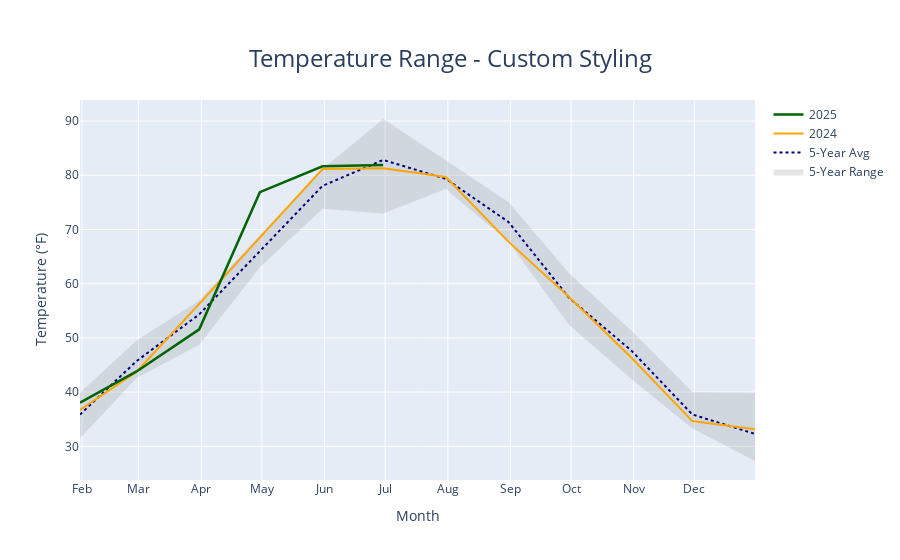

The cell this chart's notebook holds for it:
### Code cell
# Custom colors and styling
(
    ggplot(df_temp, aes(x='date', y='temperature')) +
    geom_range(
        freq='ME',
        current_color='darkgreen',
        prior_color='orange', 
        avg_color='navy',
        ribbon_alpha=0.2
    ) +
    labs(title='Temperature Range - Custom Styling',
         x='Month', y='Temperature (°F)')
)

### Figure 1 — Plotly figure (JSON) as saved in the notebook; plotly's stock layout.template omitted (floating-point values rounded to 4 significant figures)
{"data": [{"hoverinfo": "skip", "line": {"width": 0}, "mode": "lines", "showlegend": false, "type": "scatter", "x": ["2025-01-31T00:00:00.000000000", "2025-02-28T00:00:00.000000000", "2025-03-31T00:00:00.000000000", "2025-04-30T00:00:00.000000000", "2025-05-31T00:00:00.000000000", "2025-06-30T00:00:00.000000000", "2025-07-31T00:00:00.000000000", "2025-08-31T00:00:00.000000000", "2025-09-30T00:00:00.000000000", "2025-10-31T00:00:00.000000000", "2025-11-30T00:00:00.000000000", "2025-12-31T00:00:00.000000000"], "xaxis": "x", "y": [31.5, 42.6, 48.76, 63.05, 73.81, 72.92, 77.48, 67.75, 52.38, 42.39, 33.29, 27.3], "yaxis": "y"}, {"customdata": [[31.5], [42.6], [48.76], [63.05], [73.81], [72.92], [77.48], [67.75], [52.38], [42.39], [33.29], [27.3]], "fill": "tonexty", "fillcolor": "rgba(128, 128, 128, 0.2)", "hovertemplate": "%{x}<br>Min: %{customdata[0]:.2f}<br>Max: %{y:.2f}<extra></extra>", "line": {"width": 0}, "mode": "lines", "name": "5-Year Range", "showlegend": true, "type": "scatter", "x": ["2025-01-31T00:00:00.000000000", "2025-02-28T00:00:00.000000000", "2025-03-31T00:00:00.000000000", "2025-04-30T00:00:00.000000000", "2025-05-31T00:00:00.000000000", "2025-06-30T00:00:00.000000000", "2025-07-31T00:00:00.000000000", "2025-08-31T00:00:00.000000000", "2025-09-30T00:00:00.000000000", "2025-10-31T00:00:00.000000000", "2025-11-30T00:00:00.000000000", "2025-12-31T00:00:00.000000000"], "xaxis": "x", "y": [39.88, 49.51, 56.88, 68.97, 81.15, 90.37, 82.77, 75.05, 61.91, 51.28, 40.05, 39.91], "yaxis": "y"}, {"hovertemplate": "%{x}<br>Avg: %{y:.2f}<extra></extra>", "line": {"color": "navy", "dash": "dot", "width": 2}, "mode": "lines", "name": "5-Year Avg", "showlegend": true, "type": "scatter", "x": ["2025-01-31T00:00:00.000000000", "2025-02-28T00:00:00.000000000", "2025-03-31T00:00:00.000000000", "2025-04-30T00:00:00.000000000", "2025-05-31T00:00:00.000000000", "2025-06-30T00:00:00.000000000", "2025-07-31T00:00:00.000000000", "2025-08-31T00:00:00.000000000", "2025-09-30T00:00:00.000000000", "2025-10-31T00:00:00.000000000", "2025-11-30T00:00:00.000000000", "2025-12-31T00:00:00.000000000"], "xaxis": "x", "y": [35.87, 45.73, 54.35, 66.01, 78.04, 82.83, 79.34, 71.4, 57.38, 47.6, 35.87, 32.3], "yaxis": "y"}, {"hovertemplate": "2024<br>%{x}<br>Value: %{y:.2f}<extra></extra>", "line": {"color": "orange", "width": 2}, "mode": "lines", "name": "2024", "showlegend": true, "type": "scatter", "x": ["2025-01-31T00:00:00.000000000", "2025-02-28T00:00:00.000000000", "2025-03-31T00:00:00.000000000", "2025-04-30T00:00:00.000000000", "2025-05-31T00:00:00.000000000", "2025-06-30T00:00:00.000000000", "2025-07-31T00:00:00.000000000", "2025-08-31T00:00:00.000000000", "2025-09-30T00:00:00.000000000", "2025-10-31T00:00:00.000000000", "2025-11-30T00:00:00.000000000", "2025-12-31T00:00:00.000000000"], "xaxis": "x", "y": [36.71, 43.78, 56.28, 68.58, 81.15, 81.28, 79.69, 67.75, 57.55, 46.28, 34.66, 33.16], "yaxis": "y"}, {"hovertemplate": "2025<br>%{x}<br>Value: %{y:.2f}<extra></extra>", "line": {"color": "darkgreen", "width": 2.5}, "mode": "lines", "name": "2025", "showlegend": true, "type": "scatter", "x": ["2025-01-31T00:00:00.000000000", "2025-02-28T00:00:00.000000000", "2025-03-31T00:00:00.000000000", "2025-04-30T00:00:00.000000000", "2025-05-31T00:00:00.000000000", "2025-06-30T00:00:00.000000000"], "xaxis": "x", "y": [38.05, 43.82, 51.59, 76.89, 81.64, 81.87], "yaxis": "y"}], "layout": {"legend": {"x": 1.02, "xanchor": "left", "y": 1, "yanchor": "top"}, "showlegend": true, "title": {"font": {"size": 24}, "text": "Temperature Range - Custom Styling", "x": 0.5, "xanchor": "center", "yanchor": "top"}, "xaxis": {"anchor": "y", "domain": [0, 1], "dtick": "M1", "tickformat": "%b", "title": {"text": "Month"}}, "yaxis": {"anchor": "x", "domain": [0, 1], "title": {"text": "Temperature (°F)"}}}}
